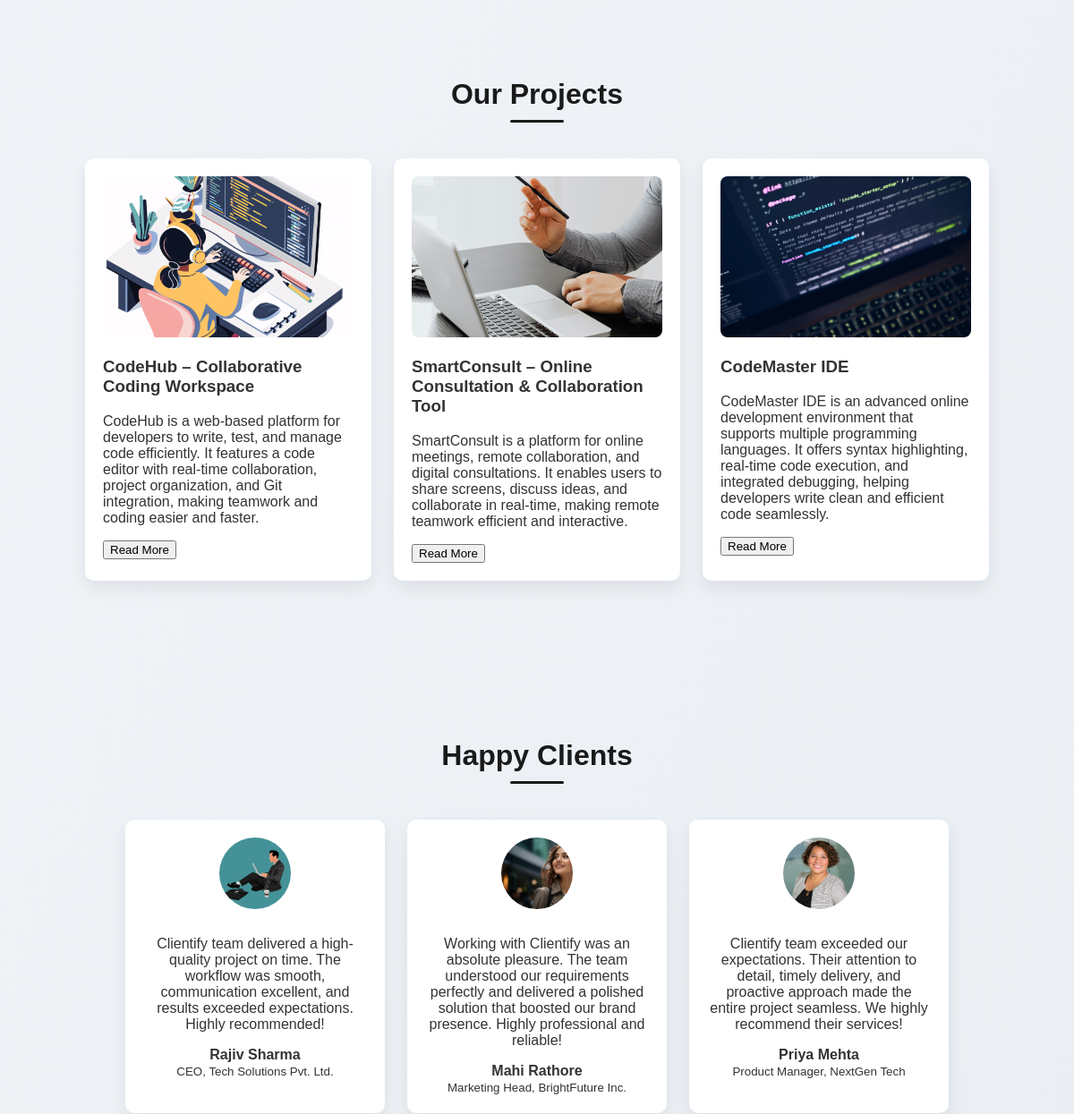
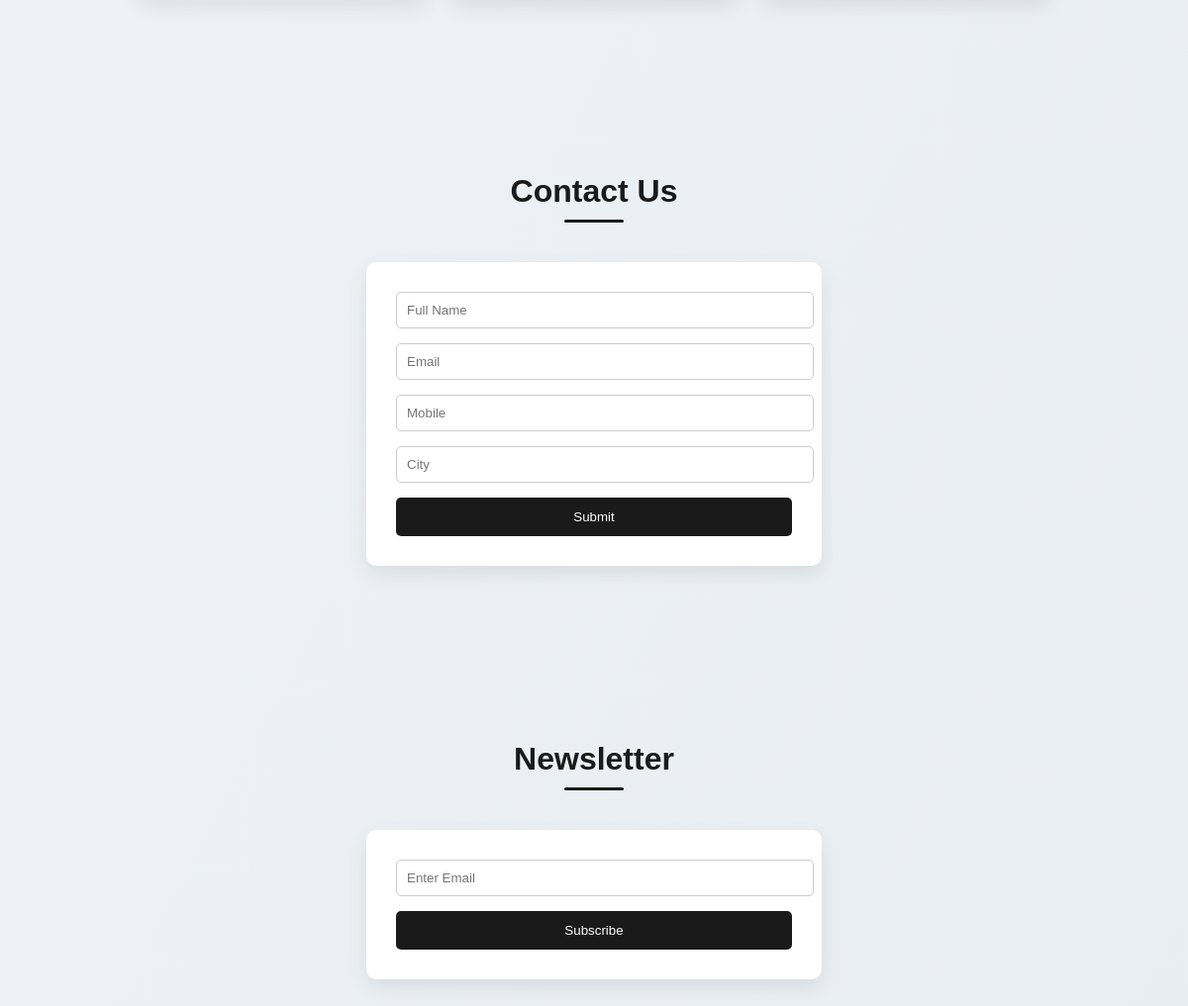
The page / on the database its author committed (2 pictures, top to bottom).
### core/models.py (models this page shows, shortened)
class Project(models.Model):
    image = models.ImageField(upload_to='projects/')
    name = models.CharField(max_length=200)
    description = models.TextField()

class Client(models.Model):
    image = models.ImageField(upload_to='clients/')
    name = models.CharField(max_length=200)
    designation = models.CharField(max_length=100)
    description = models.TextField()

### core/views.py (the view, shortened to what this page needs)
# urls.py: 2. Add a URL to urlpatterns:  path('', views.home, name='home')
def home(request):
    projects = Project.objects.all()
    clients = Client.objects.all()
    return render(request, 'home.html', {
        'projects': projects,
        'clients': clients
    })

### templates/home.html (shortened to what this page needs)
{% load static %}
<!DOCTYPE html>
<html>
<head>
    <link rel="stylesheet" href="{% static 'css/style.css' %}">
</head>
<body>
<section>
    <h2>Our Projects</h2>
    <div class="projects">
        {% for project in projects %}
        <div class="project-card">
            <img src="{{ project.image.url }}">
            <h3>{{ project.name }}</h3>
            <p>{{ project.description }}</p>
            <button>Read More</button>
        </div>
        {% endfor %}
    </div>
</section>
<section>
    <h2>Happy Clients</h2>
    <div class="clients">
        {% for client in clients %}
        <div class="client-card">
            <img src="{{ client.image.url }}">
            <p>{{ client.description }}</p>
            <strong>{{ client.name }}</strong><br>
            <small>{{ client.designation }}</small>
        </div>
        {% endfor %}
    </div>
</section>
<section>
    <h2>Contact Us</h2>
    <form method="POST">
        <input name="full_name" placeholder="Full Name">
        <input name="email" placeholder="Email">
        <input name="mobile" placeholder="Mobile">
        <input name="city" placeholder="City">
        <button name="contact_submit">Submit</button>
    </form>
</section>
<section>
    <h2>Newsletter</h2>
    <form method="POST">
        <input type="email" name="email" placeholder="Enter Email">
        <button name="subscribe_submit">Subscribe</button>
    </form>
</section>
</body>
</html>

### static/css/style.css (style rules this page uses)
body { margin: 0; font-family: Arial, sans-serif; background: linear-gradient(to bottom right, #f0f4f8, #e8edf2); color: #333; }
section { padding: 60px 80px; margin-bottom: 30px; }
h2 { text-align: center; font-size: 32px; color: #1a1a1a; margin-bottom: 40px; position: relative; }
h2::after { content: ""; display: block; width: 60px; height: 3px; background: #1a1a1a; margin: 10px auto 0; border-radius: 2px; }
.projects { display: flex; flex-wrap: wrap; gap: 25px; justify-content: center; }
.project-card { background: #ffffff; width: 280px; padding: 20px; border-radius: 10px; box-shadow: 0 8px 20px rgba(0,0,0,0.08); transition: transform 0.3s; }
.project-card img { width: 100%; height: 180px; object-fit: cover; border-radius: 8px; }
.clients { display: flex; gap: 25px; flex-wrap: wrap; justify-content: center; }
.client-card { background: #ffffff; width: 250px; padding: 20px; border-radius: 10px; text-align: center; box-shadow: 0 8px 20px rgba(0,0,0,0.08); transition: transform 0.3s; }
.client-card img { width: 80px; height: 80px; border-radius: 50%; object-fit: cover; margin-bottom: 10px; }
form { max-width: 400px; margin: auto; background: #ffffff; padding: 30px; border-radius: 10px; box-shadow: 0 8px 20px rgba(0,0,0,0.08); }
form input { width: 100%; padding: 10px; margin-bottom: 15px; border: 1px solid #ccc; border-radius: 5px; }
form button { width: 100%; padding: 12px; background: #1a1a1a; color: white; border: none; border-radius: 5px; cursor: pointer; transition: background 0.3s; }
section:nth-of-type(4) form { margin-top: 20px; }

### rows shown on the page
Project: image (picture), name "CodeHub – Collaborative Coding Workspace", description "CodeHub is a web-based platform for developers to write, test, and manage code efficiently. It features a code editor with real-time collaboration, project organization, and Git integration, making teamwork and coding easier and faster."
Project: image (picture), name "SmartConsult – Online Consultation & Collaboration Tool", description "SmartConsult is a platform for online meetings, remote collaboration, and digital consultations. It enables users to share screens, discuss ideas, and collaborate in real-time, making remote teamwork efficient and interactive."
Project: image (picture), name "CodeMaster IDE", description "CodeMaster IDE is an advanced online development environment that supports multiple programming languages. It offers syntax highlighting, real-time code execution, and integrated debugging, helping developers write clean and efficient code seamlessly."
Client: image (picture), description "Clientify team delivered a high-quality project on time. The workflow was smooth, communication excellent, and results exceeded expectations. Highly recommended!", name "Rajiv Sharma", designation "CEO, Tech Solutions Pvt. Ltd."
Client: image (picture), description "Working with Clientify was an absolute pleasure. The team understood our requirements perfectly and delivered a polished solution that boosted our brand presence. Highly professional and reliable!", name "Mahi Rathore", designation "Marketing Head, BrightFuture Inc."
Client: image (picture), description "Clientify team exceeded our expectations. Their attention to detail, timely delivery, and proactive approach made the entire project seamless. We highly recommend their services!", name "Priya Mehta", designation "Product Manager, NextGen Tech"
